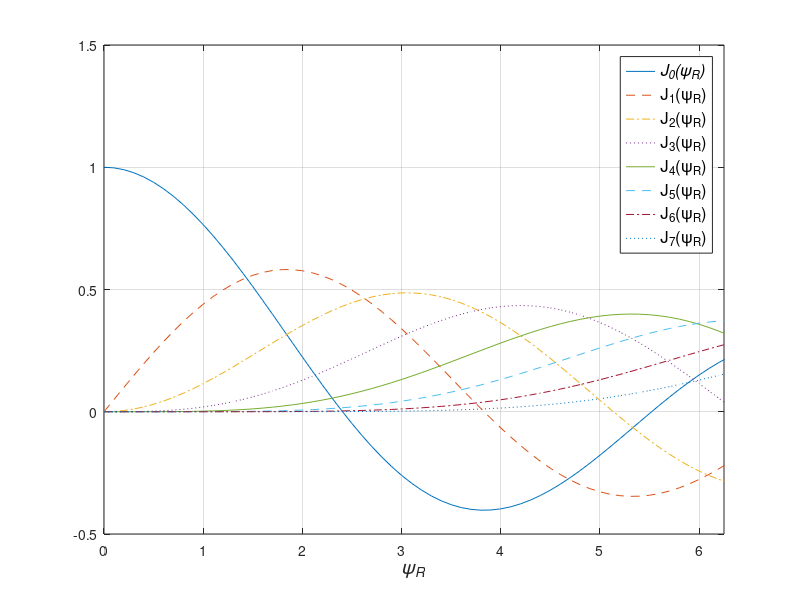

Recreate this plot in MATLAB.
%%%%%%%%%%%%%%%%%%%%%%%%%%%%%%%%
% Figure 4.34
% J0(psi_R) through J7(psi_R) vs. psi_R; psi_R = 2*pi*R_lambda*sin(theta): R_lambda = 1
% Xin Zhang 9/20/99	
% Updated by K. Bell 9/29/00, 9/30/01
%%%%%%%%%%%%%%%%%%%%%%%%%%%%%%%%

clear all;
close all;

psi_R = 0:0.1:10;
J0 = besselj(0,psi_R);
J1 = besselj(1,psi_R);
J2 = besselj(2,psi_R);
J3 = besselj(3,psi_R);
J4 = besselj(4,psi_R);
J5 = besselj(5,psi_R);
J6 = besselj(6,psi_R);
J7 = besselj(7,psi_R);

figure
plot(psi_R,J0,'-')
hold on;
plot(psi_R,J1,'--')
plot(psi_R,J2,'-.')
plot(psi_R,J3,':')
plot(psi_R,J4,'-')
plot(psi_R,J5,'--')
plot(psi_R,J6,'-.')
plot(psi_R,J7,':')
hold off;
grid on
axis([0 6.25 -0.5 1.5])
h=legend('\itJ_0(\psi_R)','J_1(\psi_R)','J_2(\psi_R)','J_3(\psi_R)', ...
   'J_4(\psi_R)','J_5(\psi_R)','J_6(\psi_R)','J_7(\psi_R)');
set(h,'Fontsize',12)
xlabel('\it\psi_R','Fontsize',14)
